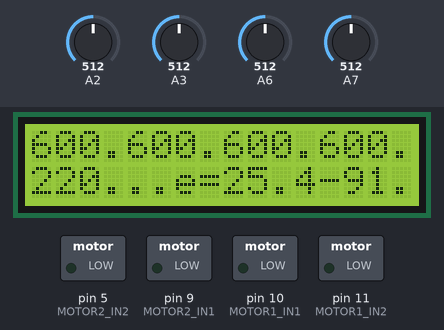
Bench run of a sketch on a simulated Arduino Uno, built with avr-gcc and run on an emulated ATmega328P. On the bench: 16×2 character LCD, switched loads named in the sketch (green lamp = pin HIGH). Wiring (inferred from the names in the program): servo: signal pin 6. The inputs (shaded band) are chosen by the test bench; at power-on: A7 = 512, A2 = 512, A3 = 512, A6 = 512. Servo pulses on a pin are drawn as a servo (544–2400 µs = 0–180°); what the sketch prints to the serial monitor is not drawn.

Above: at 0.97 s.
1.3 s: A7 set to 687
At 2.4 s:
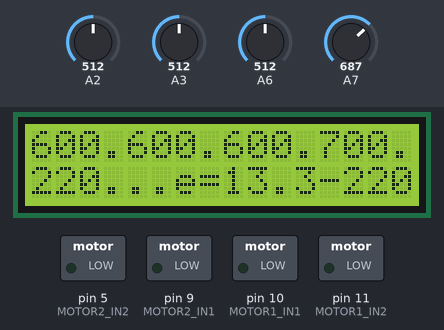
4.3 s: A7 set to 713
At 4.6 s:
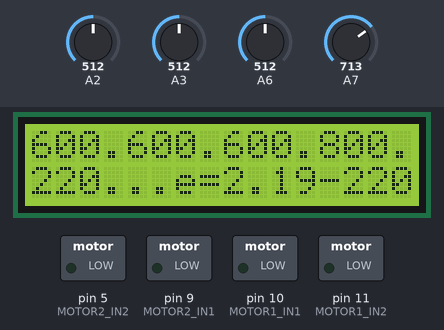
7.3 s: A2 set to 316
At 8.5 s:
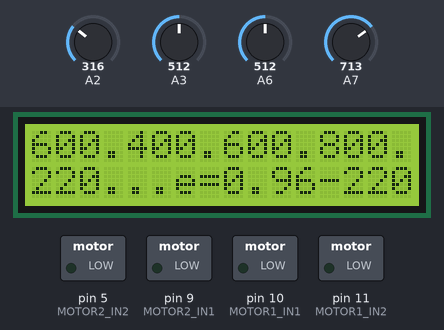
8.8 s: A2 set to 292
At 9.9 s:
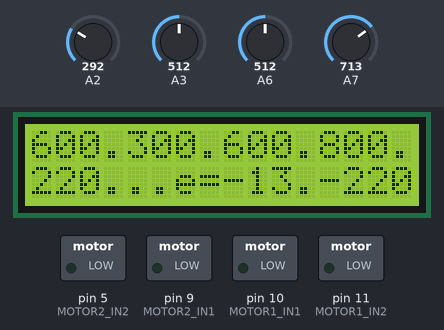
11.8 s: A3 set to 415
At 12.28 s:
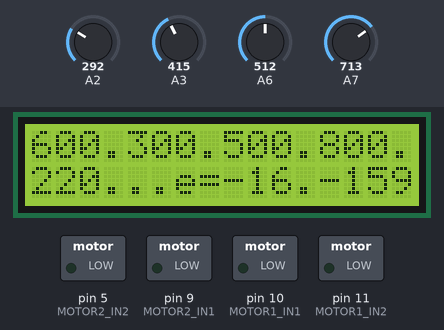
13.6 s: A3 set to 386
At 16.2 s:
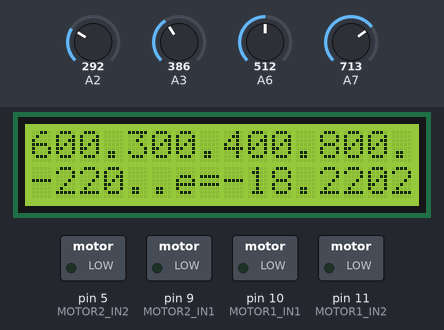
Timing chart, 0 to 17.7 s (numbered marks = the images above; inputs shaded):
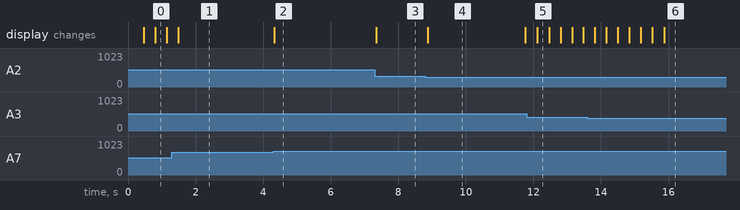

The sketch:

pid_configurable.ino
```cpp
#define LCD

#ifdef LCD
// knihovny pro LCD přes I2C
#include <Wire.h>
#include <LiquidCrystal_I2C.h>
#endif

// Define pins for the line following sensors
const int NUM_SENSORS = 4; // Change this value to the number of sensors you are using
const int SENSOR_PINS[NUM_SENSORS] = {6, 2, 3, 7};
//const int SENSOR_PINS[NUM_SENSORS] = {6, 6, 6, 6};

// Define pins for the two motors
const int MOTOR1_IN1 = 10;
const int MOTOR1_IN2 = 11;
const int MOTOR2_IN1 = 9;
const int MOTOR2_IN2 = 5;

// Define base motor speed and PID constants
const int BASE_SPEED = 150;
const int MAX_SPEED = 220;
const float Kp = 2;
const float Ki = 0.5;
const float Kd = 1;

// Variables for PID control
float lastError = 0;
float totalError = 0;

// Initialize the servo motor
const int SERVO_PIN = 6;
int servoPosition = 90;

#ifdef LCD
// lcd
LiquidCrystal_I2C lcdI2C(39, 16, 2);
#endif

void setup() {
  // Set up the line following sensors as inputs
  for (int i = 0; i < NUM_SENSORS; i++) {
    pinMode(SENSOR_PINS[i], INPUT);
  }

  // Set up the motor pins as outputs
  pinMode(MOTOR1_IN1, OUTPUT);
  pinMode(MOTOR1_IN2, OUTPUT);
  pinMode(MOTOR2_IN1, OUTPUT);
  pinMode(MOTOR2_IN2, OUTPUT);

  // Set up the servo pin as an output
  pinMode(SERVO_PIN, OUTPUT);

  Serial.begin(9600); // // Serial Communication is starting with 9600 of baudrate speed

#ifdef LCD
  lcdI2C.init();
  lcdI2C.setBacklight(1);
  lcdI2C.setCursor(0, 0);
  lcdI2C.print("................");
  lcdI2C.setCursor(0, 1);
  lcdI2C.print("................");
#endif
}

int customCeil(int num) {
   int den = 1;
   int inc = 0;

   while (num >= 10) {
     inc += num % 10;
     num /= 10;
     den *= 10;
   }

   return (num + (inc > 0)) * den;
}

void loop() {
#ifdef LCD
  lcdI2C.setCursor(0, 0);
  lcdI2C.print("................");
#endif

  // Read the sensor values
  int sensorValues[NUM_SENSORS];
  for (int i = 0; i < NUM_SENSORS; i++) {
    sensorValues[i] = customCeil(analogRead(SENSOR_PINS[i]));

    Serial.print(i);
    Serial.print("=");
    Serial.print(sensorValues[i]);
    Serial.print(",");

#ifdef LCD
    lcdI2C.setCursor((i * 4), 0);
    lcdI2C.print(sensorValues[i]);
#endif
  }

  // Follow the line using PID control
  float error = calculateError(sensorValues);

  Serial.print("error=");
  Serial.println(error);

  totalError += error;
  float correction = Kp * error + Ki * totalError + Kd * (error - lastError);
  lastError = error;
  int motorSpeed1 = getSafeSpeed(BASE_SPEED + correction);
  int motorSpeed2 = getSafeSpeed(BASE_SPEED - correction);
  //setMotorSpeeds(motorSpeed1, motorSpeed2);
  //delay(1000);

#ifdef LCD
  lcdI2C.setCursor(0, 1);
  lcdI2C.print(motorSpeed1);

  lcdI2C.setCursor(6, 1);
  lcdI2C.print("e=");
  lcdI2C.print(error);

  lcdI2C.setCursor(12, 1);
  lcdI2C.print(motorSpeed2);
#endif
}

int getSafeSpeed(int speed) {
  if (speed > MAX_SPEED) {
    return MAX_SPEED;
  }
  if (-speed > MAX_SPEED) {
    return -MAX_SPEED;
  }

  return speed;
}

// Calculates the error between the current sensor values and the ideal values
float calculateError(int *sensorValues) {
  /*int idealValues[NUM_SENSORS];
  for (int i = 0; i < NUM_SENSORS; i++) {
    idealValues[i] = i * 1023 / (NUM_SENSORS - 1);
  }
  float weightedValues[NUM_SENSORS];
  float totalWeightedValue = 0;
  for (int i = 0; i < NUM_SENSORS; i++) {
    weightedValues[i] =
        (sensorValues[i] - idealValues[i]) * (i - (NUM_SENSORS - 1) / 2.0);
    totalWeightedValue += weightedValues[i];
  }
  return totalWeightedValue / 1000;*/
  float totalWeightedValue = 0;
  float totalValue = 0;
  for (int i = 0; i < NUM_SENSORS; i++) {
    totalWeightedValue += sensorValues[i] * i * 1000;
    totalValue += sensorValues[i];
  }
  return totalWeightedValue / totalValue;
}

// Sets the speeds of the two motors
void setMotorSpeeds(int speed1, int speed2) {
  /*Serial.print("S1=");
  Serial.print(speed1);
  Serial.print(", ");
  Serial.print("S2=");
  Serial.println(speed2);*/
  // if (speed1 < 0) {
  //   digitalWrite(MOTOR1_IN1, LOW);
  //   digitalWrite(MOTOR1_IN2, HIGH);
  //   speed1 = -speed1;
  // } else {
  //   digitalWrite(MOTOR1_IN1, HIGH);
  //   digitalWrite(MOTOR1_IN2, LOW);
  // }
  // if (speed2 < 0) {
  //   digitalWrite(MOTOR2_IN1, LOW);
  //   digitalWrite(MOTOR2_IN2, HIGH);
  //   speed2 = -speed2;
  // } else {
  //   digitalWrite(MOTOR2_IN1, HIGH);
  //   digitalWrite(MOTOR2_IN2, LOW);
  // }
  // analogWrite(MOTOR1_IN1, speed1);
  // analogWrite(MOTOR2_IN1, speed2);
}

// Moves the servo motor to a specified position
void moveServo(int position) {
  if (position < 0) {
    position = 0;
  }
  if (position > 180) {
    position = 180;
  }
  servoPosition = position;
  digitalWrite(SERVO_PIN, HIGH);
  delayMicroseconds(servoPosition * 11 +
                    500); // Convert position to pulse length
  digitalWrite(SERVO_PIN, LOW);
  delay(20);
}

// Finds the direction of the line using the line following sensors
int findLineDirection(int *sensorValues) {
  int leftSum = 0;
  int rightSum = 0;
  for (int i = 0; i < NUM_SENSORS; i++) {
    if (i < NUM_SENSORS / 2) {
      leftSum += sensorValues[i];
    } else {
      rightSum += sensorValues[i];
    }
  }
  if (leftSum > rightSum) {
    return -1;
  } else if (rightSum > leftSum) {
    return 1;
  } else {
    return 0;
  }
}
```

Measured:
- after the input at 4.3 s, the display: changes at once (image 2)
- after the input at 7.3 s, the display: changes at once (image 3)
- after the input at 8.8 s, the display: changes after 0.08 s (image 4)
- what the display in image 4 shows lasts 2.9 s, from 8.9 s to 11.8 s
